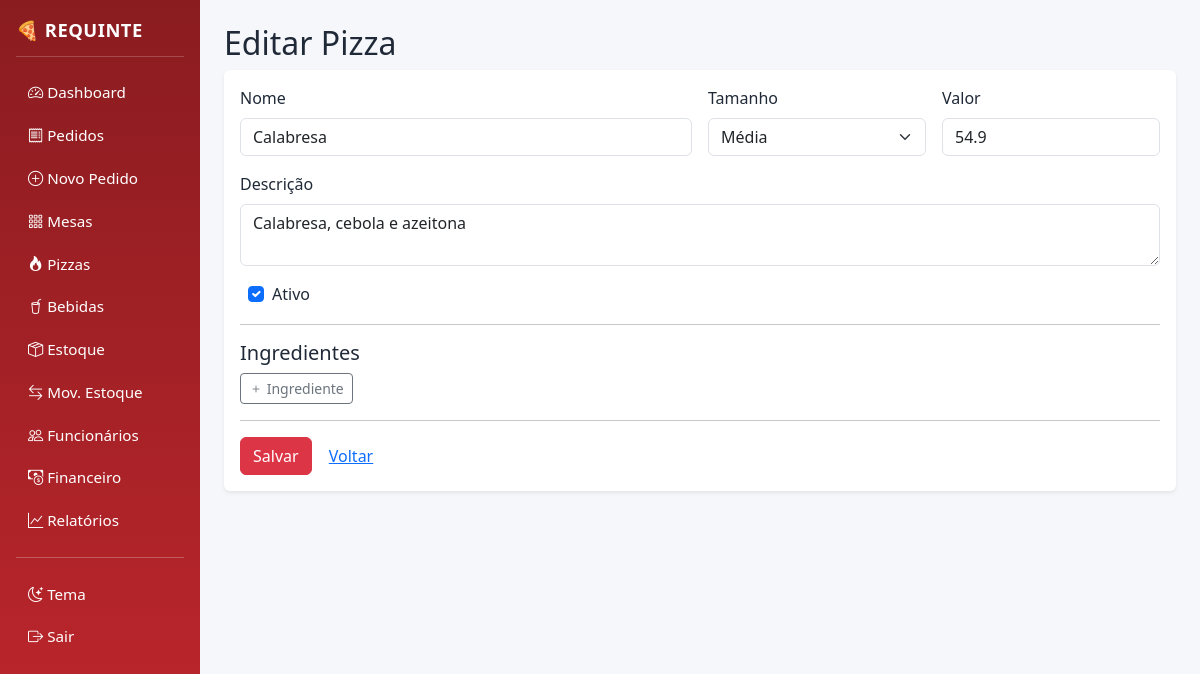
Page /cardapio/pizzas/2/editar (signed in) on the committed database.
### models.py (models this page shows)
class Pizza(db.Model):
    __tablename__ = "pizzas"
    id = db.Column(db.Integer, primary_key=True)
    nome = db.Column(db.String(120), nullable=False)
    descricao = db.Column(db.Text)
    tamanho = db.Column(db.String(20), default="Média")
    valor = db.Column(db.Float, default=0.0)
    ativo = db.Column(db.Boolean, default=True)
    ingredientes = db.relationship("IngredientePizza", backref="pizza", cascade="all,delete")

### routes/cardapio.py (the view, shortened to what this page needs)
@bp.route("/pizzas/<int:pid>/editar", methods=["GET", "POST"])
@login_required
def pizza_editar(pid):
    p = Pizza.query.get_or_404(pid)
    form = PizzaForm(obj=p)
    produtos = Produto.query.order_by(Produto.nome).all()
    return render_template("pizza_form.html", form=form, produtos=produtos, pizza=p, titulo="Editar Pizza")

### routes/cardapio.py
class PizzaForm(FlaskForm):
    nome = StringField("Nome", validators=[DataRequired(), Length(max=120)])
    descricao = TextAreaField("Descrição")
    tamanho = SelectField("Tamanho", choices=[("Pequena", "Pequena"), ("Média", "Média"), ("Grande", "Grande"), ("Família", "Família")])
    valor = FloatField("Valor", validators=[NumberRange(min=0)])
    ativo = BooleanField("Ativo", default=True)

### models.py (called while the page is built)
    @property
    def is_active(self):
        return self.ativo

### templates/pizza_form.html (shortened to what this page needs)
{% extends "base.html" %}{% block content %}
<h2>{{titulo}}</h2>
<form method="post" class="bg-white p-3 rounded shadow-sm">{{ form.hidden_tag() }}
<div class="row g-3">
  <div class="col-md-6"><label class="form-label">Nome</label>{{ form.nome(class="form-control") }}</div>
  <div class="col-md-3"><label class="form-label">Tamanho</label>{{ form.tamanho(class="form-select") }}</div>
  <div class="col-md-3"><label class="form-label">Valor</label>{{ form.valor(class="form-control") }}</div>
  <div class="col-12"><label class="form-label">Descrição</label>{{ form.descricao(class="form-control",rows=2) }}</div>
  <div class="col-12 form-check ms-3">{{ form.ativo(class="form-check-input") }}<label class="form-check-label">Ativo</label></div>
</div>
<hr><h5>Ingredientes</h5>
<button type="button" class="btn btn-sm btn-outline-secondary" onclick="addIng()"><i class="bi bi-plus"></i> Ingrediente</button>
<hr><button class="btn btn-danger">Salvar</button>
<a class="btn btn-link" href="{{ url_for('cardapio.pizzas') }}">Voltar</a>
</form>
{% endblock %}

### static/css/app.css (style rules this page uses)
:root { --bg:#f6f7fb;--card:#fff;--brand:#c1272d;--brand-dark:#8a1c20;--text:#1f2937;--muted:#6b7280; }
body { background:var(--bg);color:var(--text); }

### rows in the picture
Pizza: nome "Calabresa", tamanho "Média", valor "54.9", descricao "Calabresa, cebola e azeitona", ativo "☑"

### other values in the picture
{{ titulo }} "Editar Pizza"
